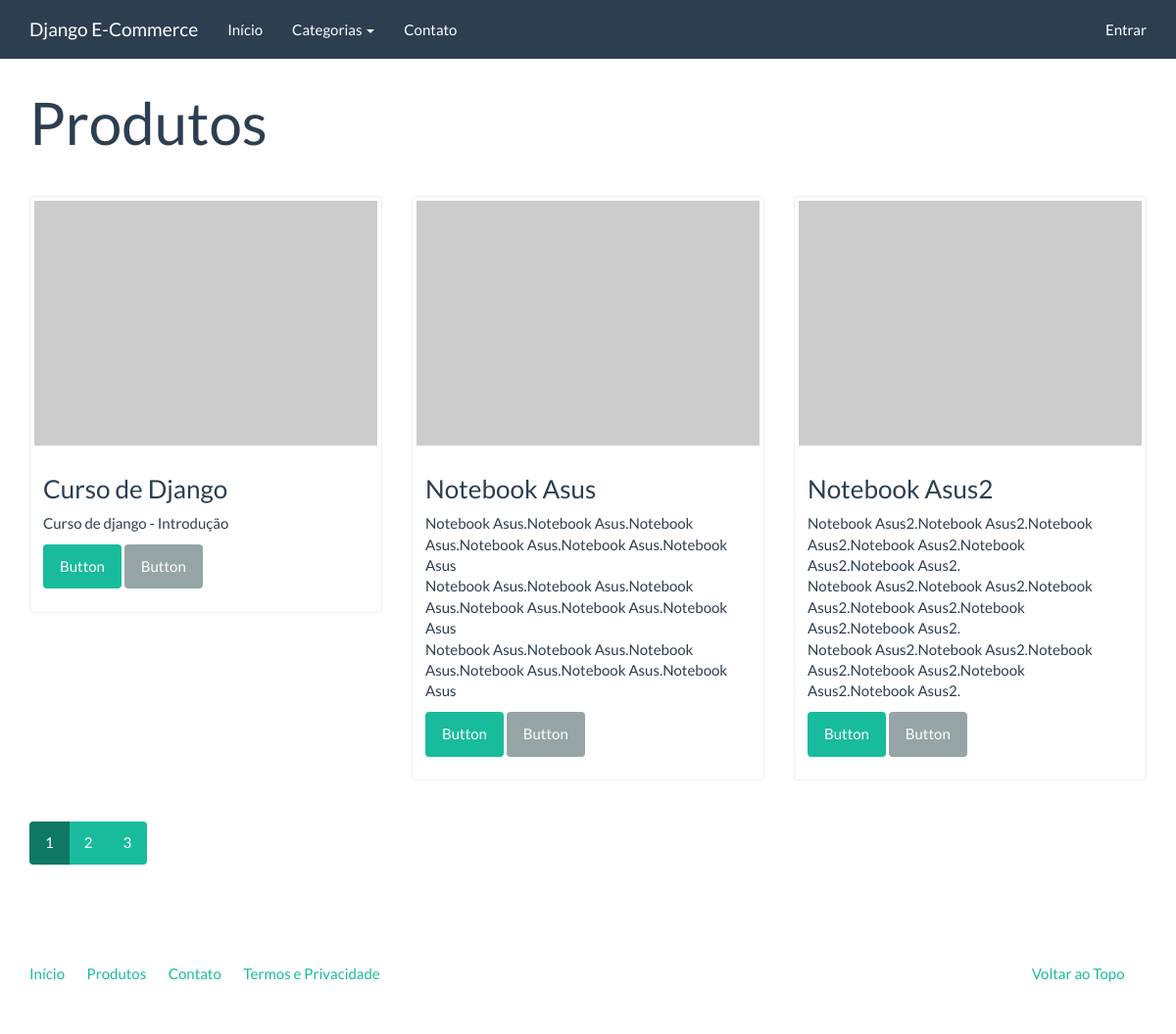
Screenshot of /catalogo/ with the database file from the repository.
### catalog/models.py (models this page shows, shortened)
class Product(models.Model):
    name = models.CharField('Nome', max_length=100)
    slug = models.SlugField('Identificador', max_length=100)
    category = models.ForeignKey(Category, verbose_name='Categoria',
                                 on_delete=models.CASCADE)
    description = models.TextField('Descrição', blank=True)
    price = models.DecimalField('Preço', decimal_places=2, max_digits=8)
    created = models.DateTimeField('Criado em', auto_now_add=True)
    modified = models.DateTimeField('Modificado em', auto_now=True)
    class Meta:
        verbose_name = 'Produto'
        verbose_name_plural = 'Produtos'
        ordering = ['name']
    def get_absolute_url(self):
        return reverse('catalog:product', kwargs={'slug': self.slug})

### catalog/views.py (the view)
class ProductListView(generic.ListView):
    model = Product
    template_name = 'catalog/product_list.html'
    paginate_by = 3

### catalog/context_processors.py (called while the page is built)
def categories(request):
    return {
        'categories': Category.objects.all()
    }

### catalog/models.py (called while the page is built)
    def get_absolute_url(self):
        return reverse('catalog:product_category_list',
                       kwargs={'slug': self.slug})

### core/templatetags/pagination.py (called while the page is built)
@register.inclusion_tag('pagination.html')
def pagination(request, paginator, page_obj):
    context = {}
    context['paginator'] = paginator
    context['request'] = request
    context['page_obj'] = page_obj
    getvars = request.GET.copy()
    if 'page' in getvars:
        del getvars['page']
    if len(getvars) > 0 :
        context['getvars'] = '&{0}'.format(getvars.urlencode())
    else:
        context['getvars'] = ''
    return context

### catalog/templates/catalog/product_list.html (shortened to what this page needs)
{% extends "base.html" %}
{% load pagination %}
{% block container %}
<div class="page-header">
    <h1>Produtos</h1>
</div>
<div class="row">
    {% for product in product_list %}
    <div class="col-sm-6 col-md-4">
        <div class="thumbnail">
            <a href="{{ product.get_absolute_url }}">
                <img src="http://placehold.it/350x250" alt="" />
            </a>
            <div class="caption">
                <h3>{{ product.name }}</h3>
                {{ product.description|linebreaks }}
                <p>
                  <a href="{{ product.get_absolute_url }}" class="btn btn-success" role="button">Button</a>
                  <a href="#" class="btn btn-default" role="button">Button</a>
                </p>
            </div>
        </div>
    </div>
    {% endfor %}
</div>
{% pagination request paginator page_obj %}
{% endblock %}

### rows the page displays
Product: name "Curso de Django", description "Curso de django - Introdução"
Product: name "Notebook Asus", description "Notebook Asus.Notebook Asus.Notebook Asus.Notebook Asus.Notebook Asus.Notebook Asus Notebook Asus.Notebook Asus.Notebook Asus.Notebook Asus.Notebook Asus.Notebook Asus Notebook Asus.Notebook Asus.Notebook Asus.Notebook Asus.Notebook Asus.Notebook Asus"
Product: name "Notebook Asus2", description "Notebook Asus2.Notebook Asus2.Notebook Asus2.Notebook Asus2.Notebook Asus2.Notebook Asus2. Notebook Asus2.Notebook Asus2.Notebook Asus2.Notebook Asus2.Notebook Asus2.Notebook Asus2. Notebook Asus2.Notebook Asus2.Notebook Asus2.Notebook Asus2.Notebook Asus2.Notebook Asus2."

### other values shown
{{ page }} "1" "2" "3"
